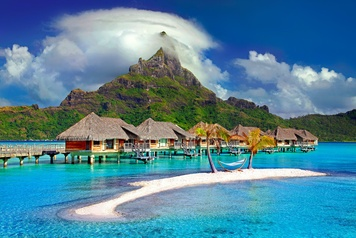
#> input picture input/1.jpg, 356 x 238 px, shrunk from 2000 x 1335 before the run; its folder holds 4 pictures in this run
$ python rotate.py
#> lines starting #> are read from the running program, lines starting #| are printed output that depends on the picture
import os
from PIL import Image

def rotate_images():
    # Check if 'input' directory exists
    if not os.path.exists('../input'):
        print("\033[91m" + "Error: 'input' directory does not exist.")
        return

    # Get all image files in 'input' directory
    files_to_rotate = [f for f in os.listdir("../input") if os.path.isfile(os.path.join("../input", f))]

    if not files_to_rotate:
        print("\033[93m" + "No image files found in 'input' directory.")
        return

    # Print rotation options
    print("\nRotation Options:\n1. 90 degrees clockwise\n2. 90 degrees counterclockwise\n3. 180 degrees\n4. Custom angle")

    while True:
        # Get rotation option from user input
        rotation_choice = input("\nEnter rotation choice (1-4): ")

        # Set rotation angle based on user choice
        if rotation_choice == "1":
            angle = 90
            break
        elif rotation_choice == "2":
            angle = -90
            break
        elif rotation_choice == "3":
            angle = 180
            break
        elif rotation_choice == "4":
            angle = input("Enter custom rotation angle (in degrees): ")
            try:
                angle = int(angle)
                break
            except ValueError:
                print("\033[91m" + "Error: Invalid angle input. Must be an integer.")
                continue
        else:
            print("\033[91m" + "Error: Invalid rotation choice. Must be a number from 1 to 4.")
            continue
#> this loop made 1 pass; the answer given on pass 1: 1

    # Create the directory for the rotated images
    if not os.path.exists("../output"):
        os.makedirs("../output")

    # Loop through each image file and rotate it
    for filename in files_to_rotate:
        try:
            i = Image.open(os.path.join("../input", filename))
#> i is the input picture: PIL image 356x238 RGB; mean R, G, B 81.8, 131.7, 152.3
            fn, fext = os.path.splitext(filename)
            rotated_filename = f"{fn}_rotated{angle}{fext}"
            counter = 1
            while os.path.exists(os.path.join("../output", rotated_filename)):
                rotated_filename = f"{fn}_rotated{angle}({counter}){fext}"
                counter += 1
            rotated_image = i.rotate(angle, expand=True)
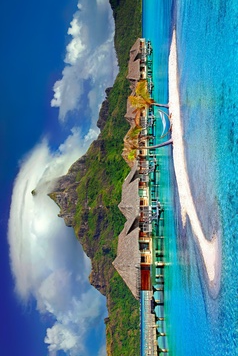
#> rotated_image: PIL image 238x356 RGB; mean R, G, B 81.8, 131.7, 152.3
            rotated_image.save(os.path.join("../output", rotated_filename))
            print("\033[92m" + f"Successfully rotated {filename} and saved as {rotated_filename}")
        except Exception as e:
            print("\033[91m" + f"Error rotating {filename}: {str(e)}")
#> pass 2 of the loop in rotate_images, `for filename in files_to_rotate:`:
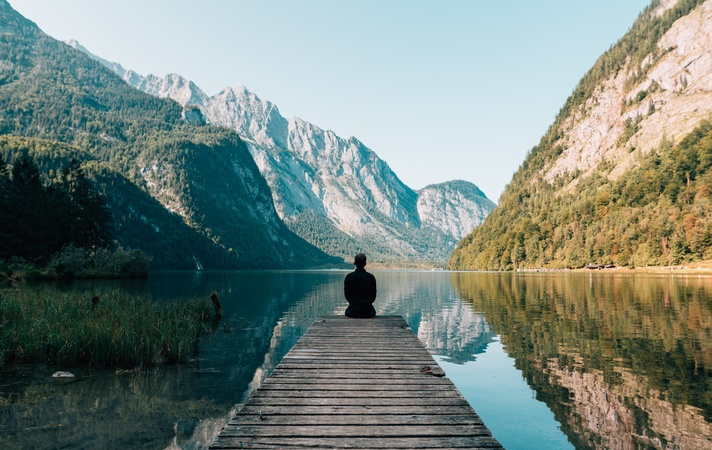
#> input picture input/3.jpg, 712 x 450 px, shrunk from 4000 x 2525 before the run
#> in rotate_images, i is the input picture: PIL image 712x450 RGB; mean R, G, B 119.5, 132.6, 125.2
#> in rotate_images, `rotated_image = i.rotate(angle, expand=True)`:
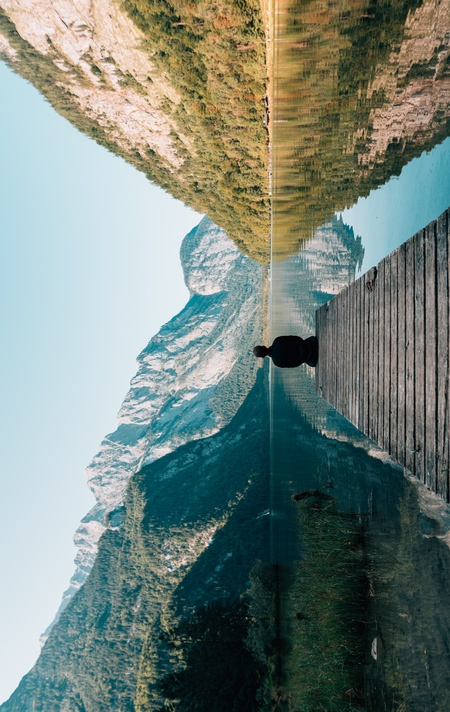
#> rotated_image: PIL image 450x712 RGB; mean R, G, B 119.5, 132.6, 125.2
#> pass 3 of the loop in rotate_images, `for filename in files_to_rotate:`:
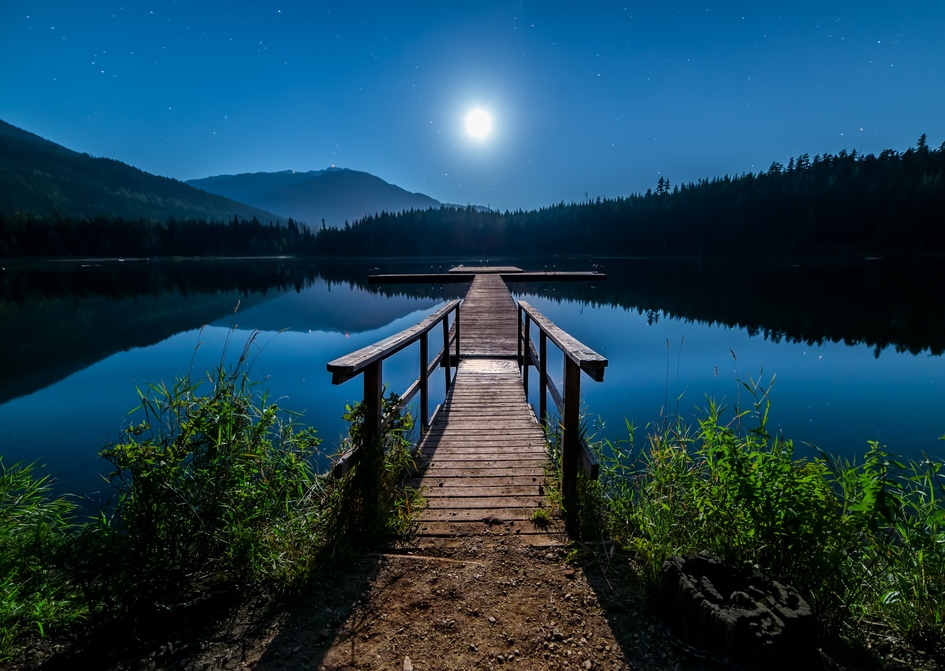
#> input picture input/5.jpg, 945 x 671 px, shrunk from 5306 x 3770 before the run
#> in rotate_images, i is the input picture: PIL image 945x671 RGB; mean R, G, B 27.3, 64.8, 83
#> in rotate_images, `rotated_image = i.rotate(angle, expand=True)`:
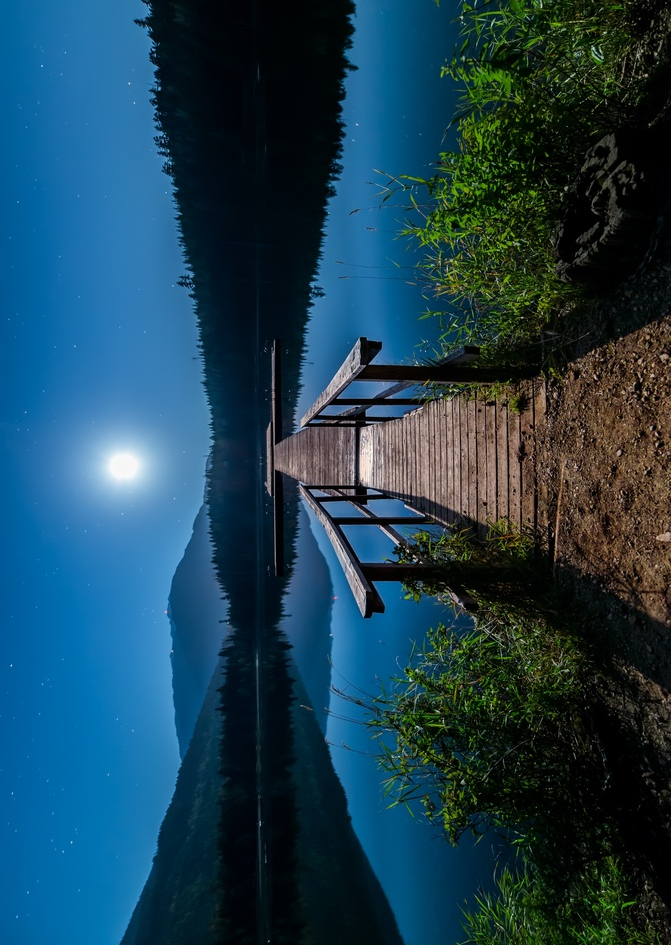
#> rotated_image: PIL image 671x945 RGB; mean R, G, B 27.3, 64.8, 83
#> the loop made 4 passes; the first 3 are shown


if __name__ == "__main__":
    rotate_images()
